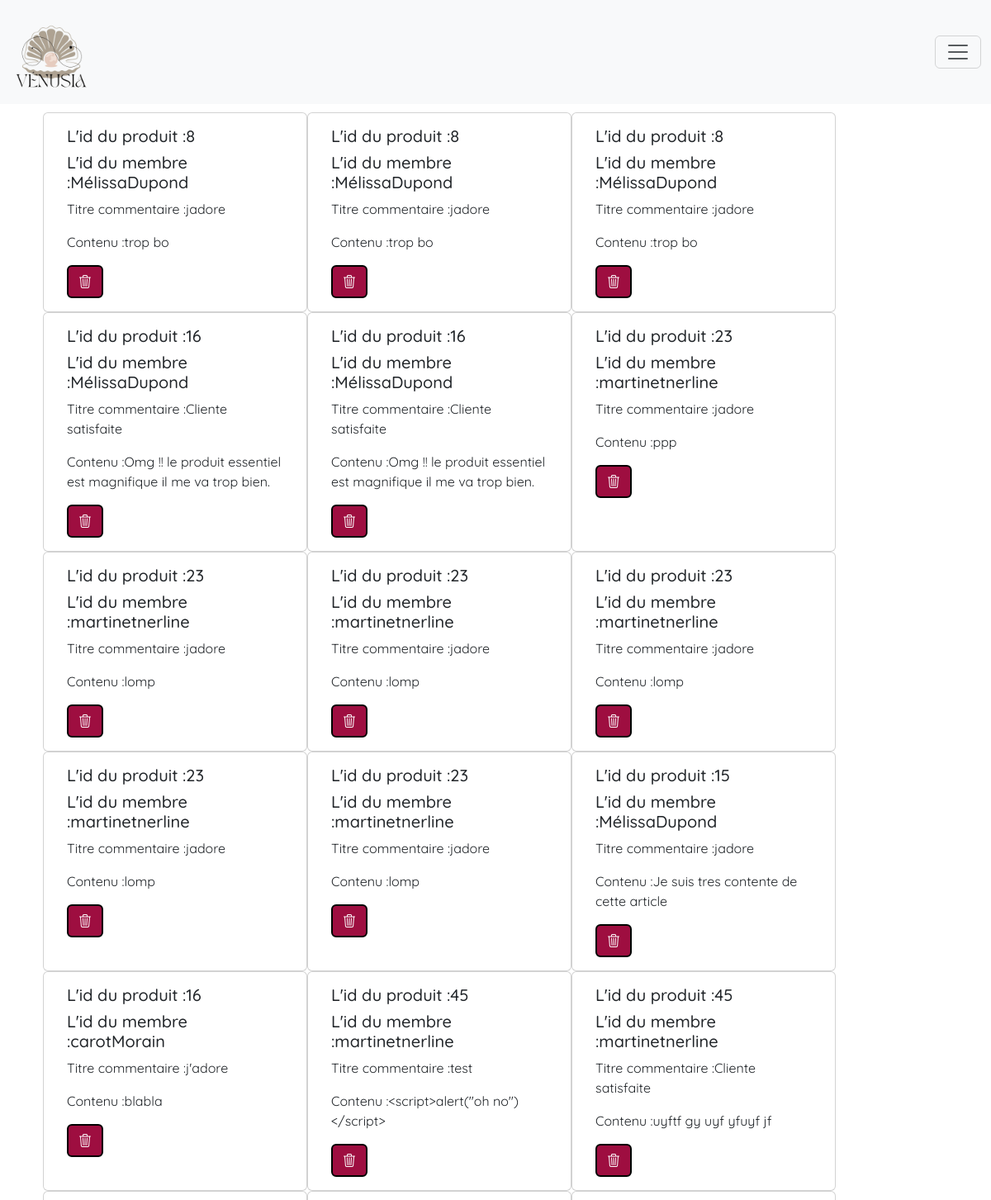
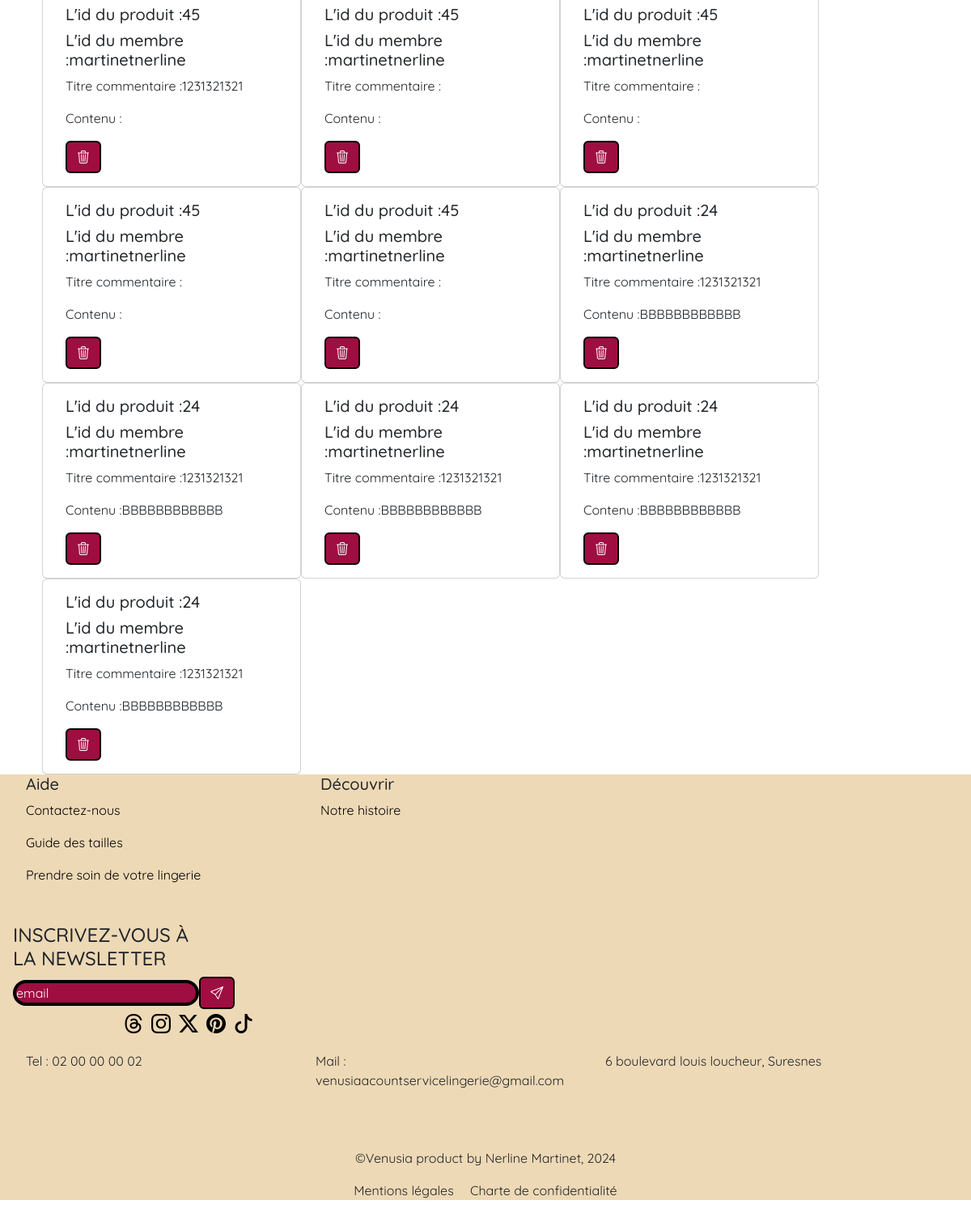
Screenshot of /commentaires.php (signed in) with the database file from the repository (2 pictures, top to bottom).
### tables this page shows
CREATE TABLE `commentaires` (
  `id_commentaire` int NOT NULL,
  `id_produit` int NOT NULL,
  `id_membre` int NOT NULL,
  `commentaire` text NOT NULL,
  `contenu_com` text NOT NULL
);

CREATE TABLE `membres` (
  `id_membre` int NOT NULL,
  `nom` varchar(100) NOT NULL,
  `prenom` varchar(100) NOT NULL,
  `civilite` enum('Homme','Femme') NOT NULL,
  `email` varchar(255) NOT NULL,
  `mdp` varchar(255) NOT NULL,
  `statue` varchar(20) NOT NULL
);

### inc/functions.inc.php (called while the page is built, shortened)
<?php
 function estConnecte(){
     if(isset($_SESSION['membres'])){
         return true;
     }else{
         return false;
     }
 }
 function estAdmin(){
     if(estConnecte() && $_SESSION['membres']['statue'] == 1){
         return true;
     }else{
        return false;
    }
 }

### commentaires.php (the view, shortened to what this page needs)
<?php
require "inc/headeradmin.inc.php";
if (estAdmin()){
?>
<main class="main-articles">
    <div class="row">
        <div class="col-12 titrearticle">
            <h1>Commentaires</h1>
        </div>
        <?php
        $requete = $pdoVenusia->query("SELECT * FROM commentaires, membres WHERE commentaires.id_membre = membres.id_membre");
        while ($produit = $requete->fetch(PDO::FETCH_ASSOC)) {
        ?>
            <div class="card" style="width: 20rem;">
                <div class="card-body">
                    <h5 class="card-title">L'id du produit :<?php echo $produit['id_produit'] ?></h5>
                    <h5 class="card-title">L'id du membre :<?php echo $produit['prenom']; echo $produit['nom'] ?></h5>
                    <p class="card-text">Titre commentaire :<?php echo $produit['commentaire'] ?></p>
                    <p class="card-text">Contenu :<?php echo $produit['contenu_com'] ?></p>
                    <a href="commentaires.php?action=suppression&id_commentaire=<?php echo "$produit[id_commentaire]"; ?>" class="btn btn-danger" onclick="return(confirm('Êtes vous sûr de vouloir supprimer cet article ?'))"><i class="bi bi-trash3"></i></a>
                </div>
            </div>
        <?php
        }
        ?>
    </div>
</main>
<?php
}
require "inc/footer.inc.php";
?>

### inc/headeradmin.inc.php (shortened to what this page needs)
<?php
if (estAdmin()) {
?>
<!DOCTYPE html>
<html lang="fr">
<head>
    <link rel="stylesheet" href="assets/css/style.css" />
    <link rel="stylesheet" href="https://cdn.jsdelivr.net/npm/bootstrap-icons@1.11.1/font/bootstrap-icons.css" />
    <link href="https://cdn.jsdelivr.net/npm/bootstrap@5.3.2/dist/css/bootstrap.min.css" rel="stylesheet" />
</head>
<body>
    <nav class="navbar bg-body-tertiary fixed-top">
        <div class="container-fluid">
            <a class="navbar-brand" href="indexadmin.php"><img src="assets/img/logovenusia.png" alt="logo vénusia" width="100" height="100"></a>
            <button class="navbar-toggler" type="button" data-bs-toggle="offcanvas" data-bs-target="#offcanvasNavbar" aria-controls="offcanvasNavbar" aria-label="Toggle navigation">
                <span class="navbar-toggler-icon"></span>
            </button>
            </div>
    </nav>
    <?php  } ?>

### inc/footer.inc.php (shortened to what this page needs)
<footer>
    <div class="row mb-3 footer">
        <section class="col-3 aide">
            <h5>Aide</h5>
            <p><a href="contact.php">Contactez-nous</a></p>
            <p><a href="guidestailles.php">Guide des tailles</a></p>
            <p><a href="soinlingerie.php">Prendre soin de votre lingerie</a></p>
        </section>
        <section class="col-3 decouvrir">
            <h5>Découvrir</h5>
            <a href="histoire.php">
                <p>Notre histoire</p>
            </a>
        </section>
        <section class="col-11 col-md-5 email">
            <div class="news">
                <h4 class="ms-3">INSCRIVEZ-VOUS À LA NEWSLETTER</h4>
                <form action="#" method="POST" class="d-flex align-items-center ms-3">
                    <input type="email" id="email" name="email" required placeholder="email">
                    <button type="submit" name="sends" class="btn btn-secondary">
                        <i class="bi bi-send"></i>
                    </button>
                </form>
            </div>
            <div class="reseaux">
                <a href="https://www.threads.net/login" target="_blank">
                    <p><i class="bi bi-threads"></i></p>
                </a>
                <a href="https://www.instagram.com/" target="_blank">
                    <p><i class="bi bi-instagram"></i></p>
                </a>
                <a href="https://twitter.com" target="_blank">
                    <p><i class="bi bi-twitter-x"></i></p>
                </a>
                <a href="https://www.pinterest.fr/" target="_blank">
                    <p><i class="bi bi-pinterest"></i></p>
                </a>
                <a href="https://www.tiktok.com" target="_blank">
                    <p><i class="bi bi-tiktok"></i></p>
                </a>
            </div>
        </section>
        <div class="row">
            <section class="col-12 col-md-3 aide d-md-flex flex-md-row flex-column">
                <p class="d-md-block">Tel : 02 00 00 00 02</p>
            </section>
            <section class="col-12 col-md-3 aide d-md-flex flex-md-row flex-column">
                <p class="d-md-block">Mail : venusiaacountservicelingerie@gmail.com</p>
            </section>
            <section class="col-12 col-md-3 aide d-md-flex flex-md-row flex-column">
                <p class="d-md-block">6 boulevard louis loucheur, Suresnes</p>
            </section>
        </div>
    </div>
    <div class="container text-center">
        <p>&copy;Venusia product by Nerline Martinet, 2024</p>
        <p>
            <a href="mentionslegales.php" class="text-decoration-none me-3 text-dark">Mentions légales</a>
            <a href="chartreconfidentialite.php" class="text-decoration-none text-dark">Charte de confidentialité</a>
        </p>
    </div>
</footer>
</body>
</html>

### assets/css/style.css (style rules this page uses)
* { margin: 0; padding: 0; max-width: 100%; }
:root { --maincolor: #9e0e40; --colorbgc: #eed9b6; }
body { background-color: #eed9b619; }
.navbar { display: flex; align-items: center; justify-content: center; }
.container { margin-top: 1.5em; }
.btn { font-family: "Quicksand", sans-serif; }
.btn { background-color: #9e0e40 !important; border-color: black !important; border-radius: 50px; border: 2px solid black !important; }
footer { background-color: #eed9b6; font-family: "Quicksand", sans-serif; }
.aide, .decouvrir { margin: 2em; }
.aide a, .decouvrir a { text-decoration: none; color: black; }
.footer { display: flex; }
.email { margin-top: 2em; justify-content: center; }
.email h4, #email { width: 50%; }
#email { border-radius: 50px; background-color: #9e0e40; border: 4px solid black }
.email input::placeholder { color: #ffff; }
.reseaux { display: flex; align-items: center; justify-content: center; }
.reseaux a { color: black; }
.reseaux i { margin-right: 10px; font-size: 1.5em; }
h1 { display: flex; justify-content: center; color: #eed9b6; font-family: "Elsie", serif; font-weight: bold; padding: 1em; font-size: 2em; }
input::placeholder { font-family: "Quicksand", sans-serif; }
.btnenv, .btn { display: flex; justify-content: center; align-items: center; text-transform: uppercase; }
.titrearticle h1 { text-transform: uppercase; color: black; }
.main-articles { padding: 0 4em; font-family: "Quicksand", sans-serif; }

### rows the page displays
commentaires: id_produit "8", id_membre.prenom "Mélissa", id_membre.nom "Dupond", commentaire "jadore", contenu_com "trop bo"
commentaires: id_produit "8", id_membre.prenom "Mélissa", id_membre.nom "Dupond", commentaire "jadore", contenu_com "trop bo"
commentaires: id_produit "8", id_membre.prenom "Mélissa", id_membre.nom "Dupond", commentaire "jadore", contenu_com "trop bo"
commentaires: id_produit "16", id_membre.prenom "Mélissa", id_membre.nom "Dupond", commentaire "Cliente satisfaite", contenu_com "Omg !! le produit essentiel est magnifique il me va trop bien."
commentaires: id_produit "16", id_membre.prenom "Mélissa", id_membre.nom "Dupond", commentaire "Cliente satisfaite", contenu_com "Omg !! le produit essentiel est magnifique il me va trop bien."
commentaires: id_produit "23", id_membre.prenom "martinet", id_membre.nom "nerline", commentaire "jadore", contenu_com "ppp"
commentaires: id_produit "23", id_membre.prenom "martinet", id_membre.nom "nerline", commentaire "jadore", contenu_com "lomp"
commentaires: id_produit "23", id_membre.prenom "martinet", id_membre.nom "nerline", commentaire "jadore", contenu_com "lomp"
commentaires: id_produit "23", id_membre.prenom "martinet", id_membre.nom "nerline", commentaire "jadore", contenu_com "lomp"
commentaires: id_produit "23", id_membre.prenom "martinet", id_membre.nom "nerline", commentaire "jadore", contenu_com "lomp"
commentaires: id_produit "23", id_membre.prenom "martinet", id_membre.nom "nerline", commentaire "jadore", contenu_com "lomp"
commentaires: id_produit "15", id_membre.prenom "Mélissa", id_membre.nom "Dupond", commentaire "jadore", contenu_com "Je suis tres contente de cette article"
commentaires: id_produit "16", id_membre.prenom "carot", id_membre.nom "Morain", commentaire "j'adore", contenu_com "blabla"
commentaires: id_produit "45", id_membre.prenom "martinet", id_membre.nom "nerline", commentaire "test", contenu_com "<script>alert(\"oh no\")</script>"
commentaires: id_produit "45", id_membre.prenom "martinet", id_membre.nom "nerline", commentaire "Cliente satisfaite", contenu_com "uyftf gy uyf yfuyf jf"
commentaires: id_produit "45", id_membre.prenom "martinet", id_membre.nom "nerline", commentaire "1231321321"
commentaires: id_produit "45", id_membre.prenom "martinet", id_membre.nom "nerline"
commentaires: id_produit "45", id_membre.prenom "martinet", id_membre.nom "nerline"
commentaires: id_produit "45", id_membre.prenom "martinet", id_membre.nom "nerline"
commentaires: id_produit "45", id_membre.prenom "martinet", id_membre.nom "nerline"
commentaires: id_produit "24", id_membre.prenom "martinet", id_membre.nom "nerline", commentaire "1231321321", contenu_com "BBBBBBBBBBBB"
commentaires: id_produit "24", id_membre.prenom "martinet", id_membre.nom "nerline", commentaire "1231321321", contenu_com "BBBBBBBBBBBB"
commentaires: id_produit "24", id_membre.prenom "martinet", id_membre.nom "nerline", commentaire "1231321321", contenu_com "BBBBBBBBBBBB"
commentaires: id_produit "24", id_membre.prenom "martinet", id_membre.nom "nerline", commentaire "1231321321", contenu_com "BBBBBBBBBBBB"
commentaires: id_produit "24", id_membre.prenom "martinet", id_membre.nom "nerline", commentaire "1231321321", contenu_com "BBBBBBBBBBBB"
